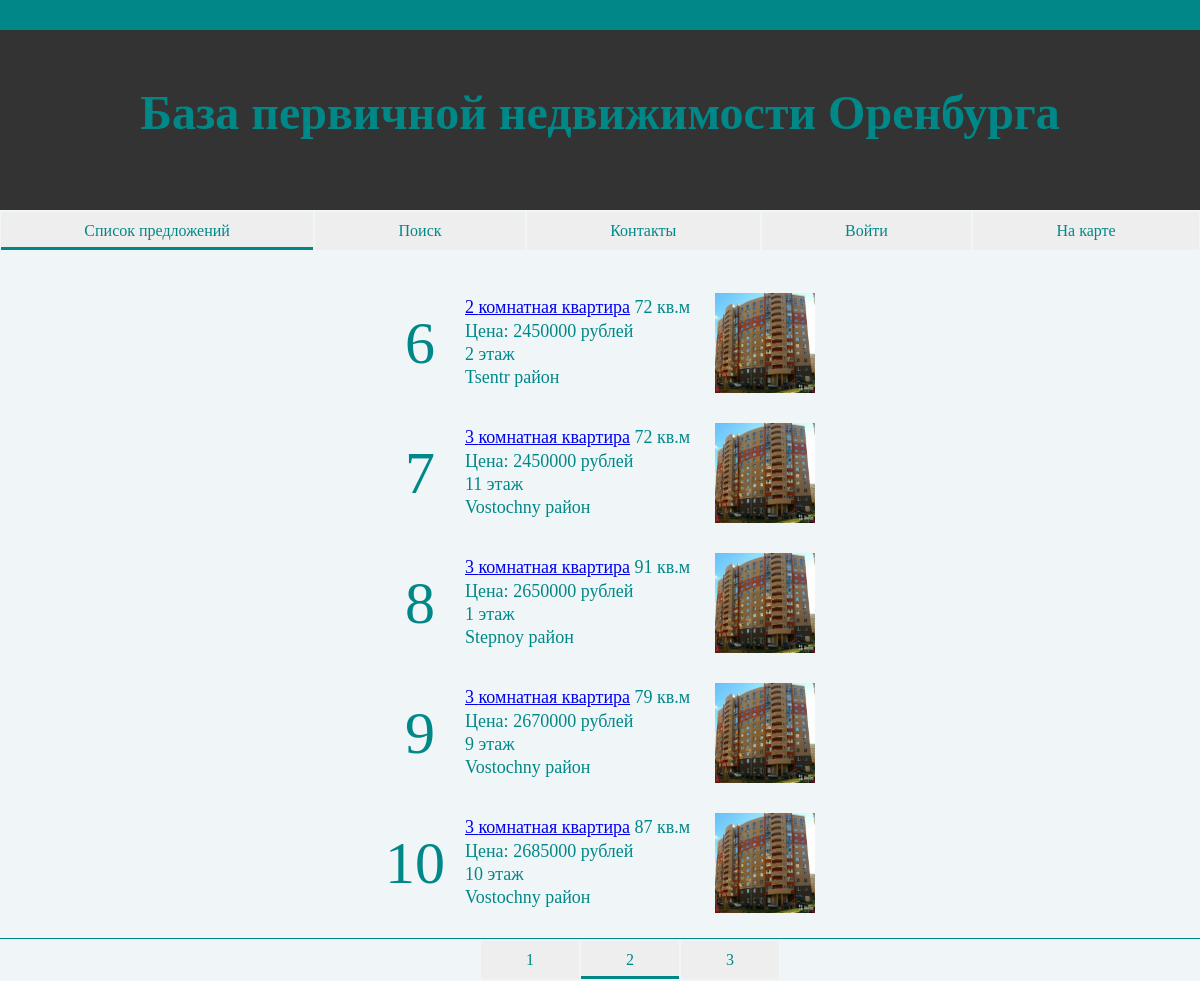
Before: /List.php?pagi=2 with the older database file.
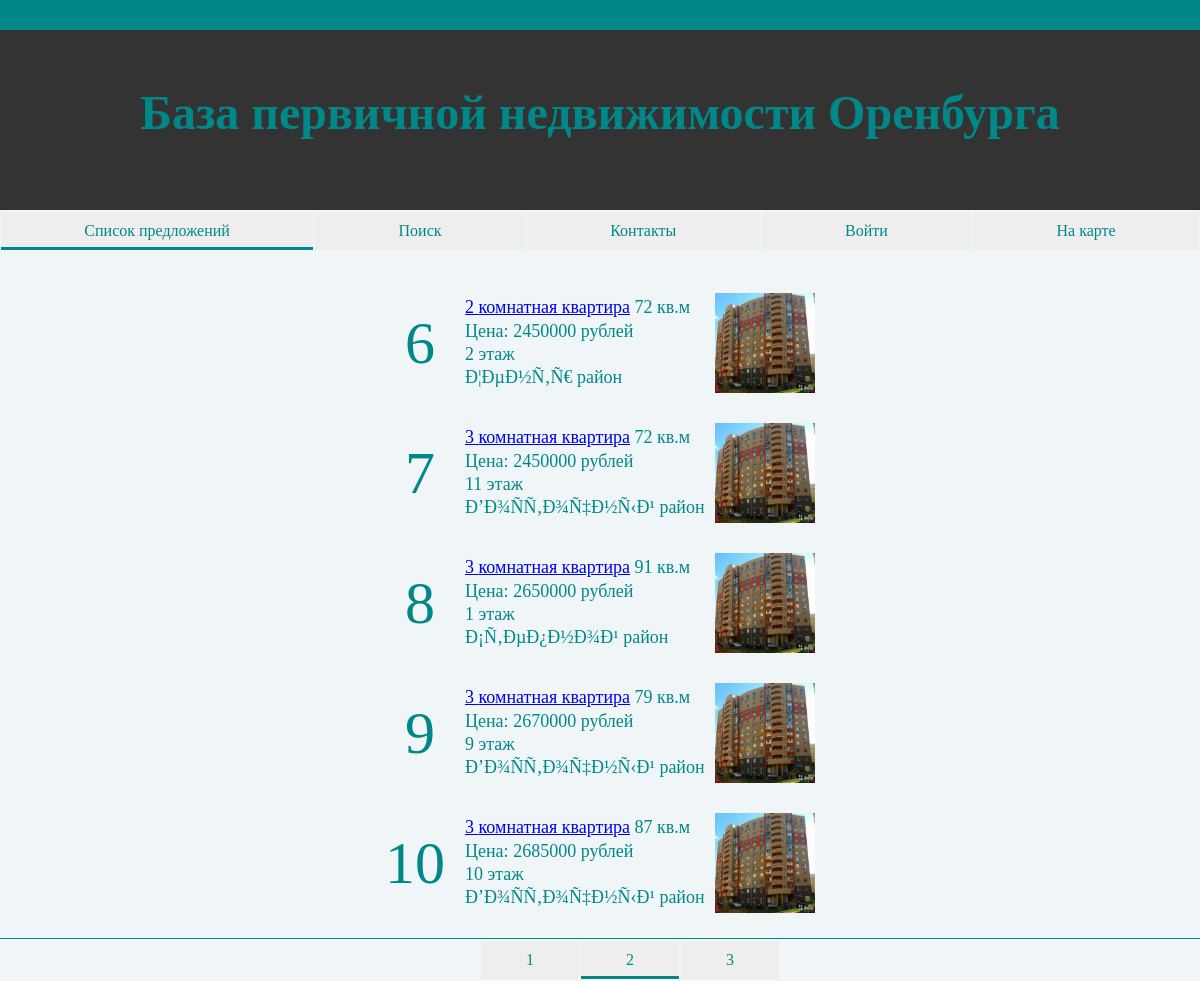
After: the same page with the newer database file.
### tables this page shows
CREATE TABLE `Supply` (
  `id` int(11) NOT NULL DEFAULT '0',
  `price` int(11) DEFAULT NULL,
  `area` int(11) DEFAULT NULL,
  `metercost` int(11) DEFAULT NULL,
  `rooms` int(11) DEFAULT NULL,
  `storey` int(11) DEFAULT NULL,
  `stage` text,
  `iddistrict` int(11) DEFAULT NULL,
  `date` date DEFAULT NULL,
  PRIMARY KEY (`id`)
);

CREATE TABLE `District` (
  `iddistrict` int(11) NOT NULL DEFAULT '0',
  `district` text,
  PRIMARY KEY (`iddistrict`)
);

### Public/Paginator.php (the view, shortened to what this page needs)
<?php
    $pagi=$_GET['pagi'];
    function PaginationFromBase($dbhost, $dbuser, $dbpassword, $dbname, $ordercriteria, $currpage, $showitems)
    {
    $dbcon = new mysqli($dbhost, $dbuser, $dbpassword, $dbname);
    $dbcon->set_charset("utf8");
    $limlow = ($currpage-1)*$showitems;
    $i=0;
    $result = $dbcon->query("SELECT * FROM Supply inner join District on Supply.iddistrict = District.iddistrict order by $ordercriteria LIMIT $limlow, $showitems");
    echo "<br><br>";
    while ($row = $result->fetch_assoc()) {
    $i++;
    $id=$row['id'];
    $area=$row['area'];
    $price=$row['price'];
    $storey=$row['storey'];
    $rooms=$row['rooms'];
    $district=$row['district'];
    $num=$i+$limlow;
    echo   "<div class ='list-block'>
                <div class='bignum'>$num</div>
                <div class ='inner-list'><a href='Offer.php?id=$id'>$rooms комнатная квартира</a> $area кв.м <br>Ценa: $price рублей<br>$storey этаж<br>$district район <br></div>
                <img width='100' height='100' src='01.jpg'>
            </div>\n";
    }
    ?>
      <hr class= "nomar" size=0 color=#088 style="clear:left;"> </hr>
        <div class="menu" style="margin-left: 40%; width: 300px">
         <?php
    for ($i=1; $i<4; $i++){
    if ($i!=$currpage){
        $iu[$i]="menu-item";
    } else { $iu[$i]="menu-item_state_active";}?>
     <a href="?pagi=<?=$i?>" class=<?=$iu[$i]?>><?=$i?></a>
    <?php }
 }
?>
    <?php
    PaginationFromBase($server, $username, $password, $db, "price", $pagi, 5);
    ?>

Changed rows visible on the page:
changed supply: iddistrict.district "Tsentr" → "Ð¦ÐµÐ½Ñ‚Ñ€"
changed supply (number 2 of 5 on the later page): iddistrict.district "Vostochny" → "Ð’Ð¾ÑÑ‚Ð¾Ñ‡Ð½Ñ‹Ð¹"
changed supply: iddistrict.district "Stepnoy" → "Ð¡Ñ‚ÐµÐ¿Ð½Ð¾Ð¹"
changed supply (number 4 of 5 on the later page): iddistrict.district "Vostochny" → "Ð’Ð¾ÑÑ‚Ð¾Ñ‡Ð½Ñ‹Ð¹"
changed supply (number 5 of 5 on the later page): iddistrict.district "Vostochny" → "Ð’Ð¾ÑÑ‚Ð¾Ñ‡Ð½Ñ‹Ð¹"
